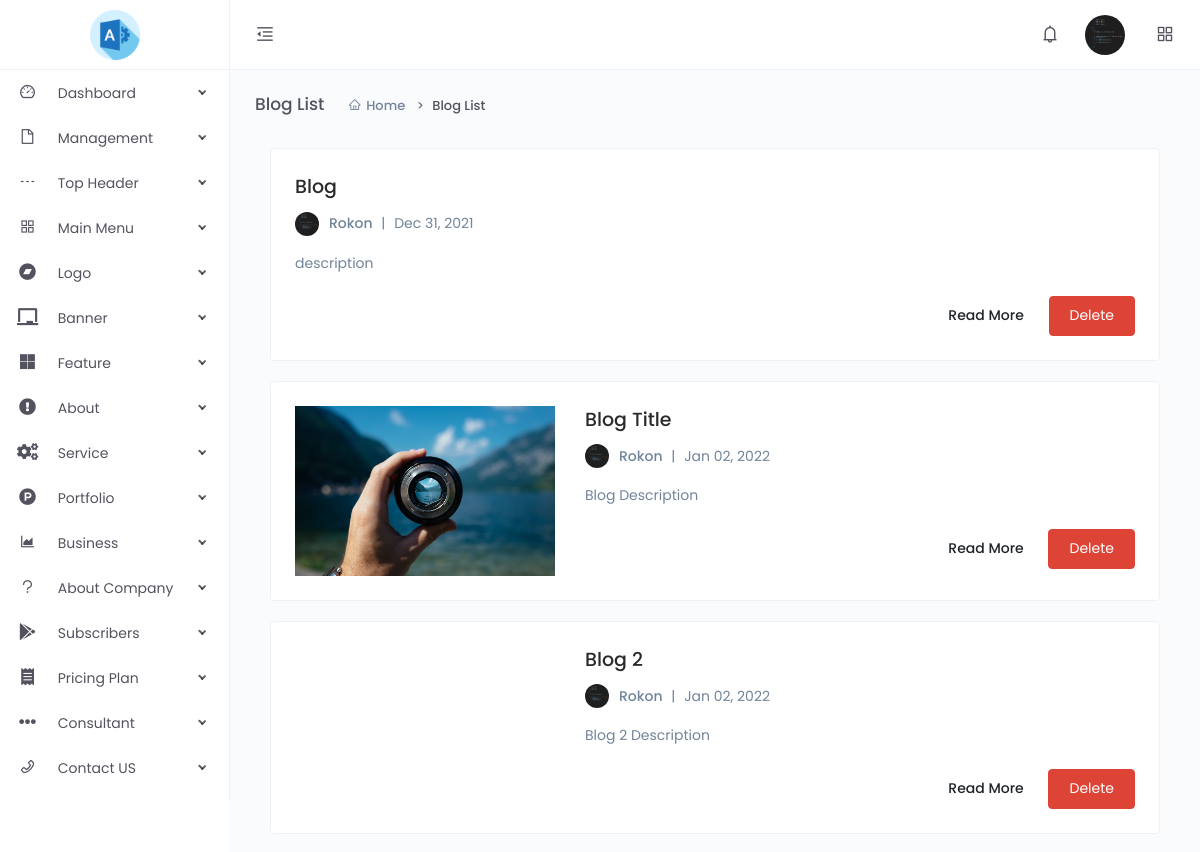
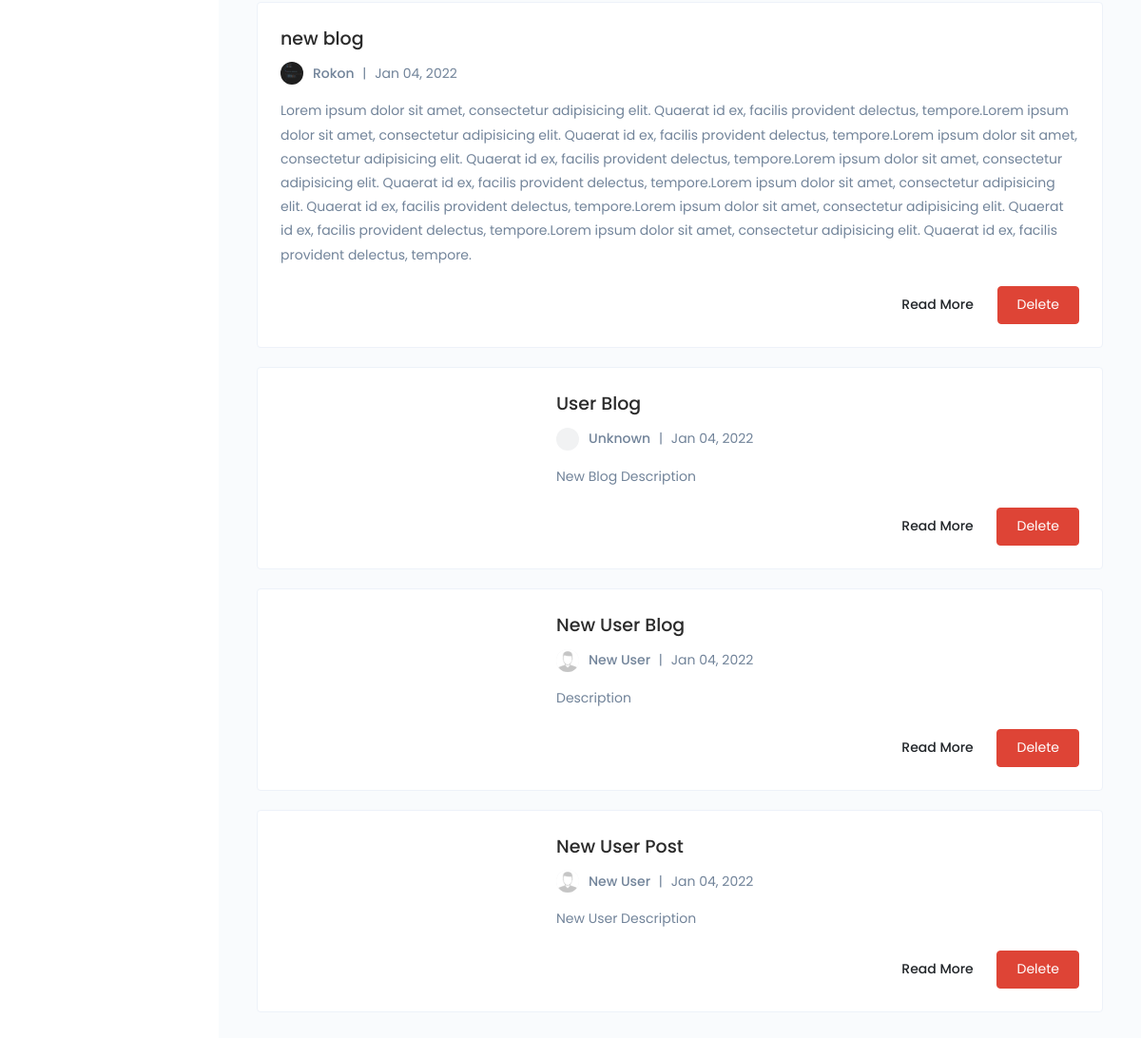
The page /dashboard/blog/all_blogs.php (signed in) on the database its author committed (2 pictures, top to bottom).
### tables this page shows
CREATE TABLE `users` (
  `id` int(11) NOT NULL,
  `full_name` varchar(50) NOT NULL,
  `user_name` varchar(30) NOT NULL,
  `email` varchar(100) NOT NULL,
  `password` varchar(100) NOT NULL,
  `profile_image` varchar(100) NOT NULL DEFAULT 'default.jpg',
  `designation` varchar(100) NOT NULL,
  `phone_number` varchar(20) NOT NULL,
  `location` varchar(255) NOT NULL,
  `bio` text NOT NULL,
  `role` int(2) NOT NULL DEFAULT 7,
  `status` int(1) NOT NULL DEFAULT 1,
  `client_site_status` int(1) NOT NULL,
  `created_at` varchar(100) NOT NULL
);

CREATE TABLE `blogs` (
  `id` int(11) NOT NULL,
  `created_user_id` int(11) NOT NULL,
  `title` varchar(255) NOT NULL,
  `description` text NOT NULL,
  `image` varchar(100) NOT NULL,
  `creater_role` varchar(100) NOT NULL,
  `total_like` int(11) NOT NULL DEFAULT 0,
  `likers_id` longtext NOT NULL,
  `created_at` varchar(100) NOT NULL
);

### dashboard/blog/all_blogs.php (the view, shortened to what this page needs)
<?php
    require '../includes/db.php';
    $all_blog_result = mysqli_query($db_connect,"SELECT * FROM blogs ");
    $blog_image_path = "/dashboard/img/blog_images/";
    require '../includes/header.php';
?>
<div class="main-content">
    <div class="page-header">
        <h2 class="header-title">Blog List</h2>
        <div class="header-sub-title">
            <nav class="breadcrumb breadcrumb-dash">
                <a href="/admin-dashboard" class="breadcrumb-item"><i class="anticon anticon-home m-r-5"></i>Home</a>
                <span class="breadcrumb-item active">Blog List</span>
            </nav>
        </div>
    </div>
    <div class="container">
        <?php
            if(mysqli_num_rows($all_blog_result) !=0){
                foreach($all_blog_result as $blog_row_array){
                    $blog_id = $blog_row_array['id'];
                    $encript_formula = ceil((($blog_id * 123465789 * 98765) / 56789));
                    $encoded_id = base64_encode($encript_formula);
                    $encoded_blog_id = preg_replace('/=/i','',$encoded_id);
                    $blog_created_user_id = $blog_row_array['created_user_id'];
                    $created_user_info_result = mysqli_query($db_connect,"SELECT * FROM users WHERE id=$blog_created_user_id");
                    if(mysqli_num_rows($created_user_info_result) != 0){
                        $created_user_array = mysqli_fetch_assoc($created_user_info_result);
                    }
        ?>
                <div class="card">
                    <div class="card-body">
                        <div class="row">
                            <?php
                                if($blog_row_array['image'] != ""){
                            ?>
                                <div class="col-md-4">
                                    <img class="img-fluid" src="<?=($blog_image_path.$blog_row_array['image'])?>" alt="" style="max-height:170px;object-fit:cover; width:310px">
                                </div>
                            <?php
                                }
                            ?>
                            <div class="col-md-<?=($blog_row_array['image'] != "")?("8"):("12")?>">
                                <h4 class="m-b-10"><?=($blog_row_array['title'])?></h4>
                                <div class="d-flex align-items-center m-t-5 m-b-15">
                                    <div class="avatar avatar-image avatar-sm">
                                        <?php
                                            if(mysqli_num_rows($created_user_info_result) != 0){
                                        ?>
                                            <img src="<?=($user_image_path.$created_user_array['profile_image'])?>" alt="">
                                        <?php
                                            }
                                        ?>
                                    </div>
                                    <div class="m-l-10">
                                        <?php
                                            if(mysqli_num_rows($created_user_info_result) != 0){
                                        ?>
                                            <span class="text-gray font-weight-semibold"><?=($created_user_array['full_name'])?></span>
                                        <?php
                                            }else{
                                        ?>
                                            <span class="text-gray font-weight-semibold">Unknown</span>
                                        <?php
                                            }
                                        ?>
                                        <span class="m-h-5 text-gray">|</span>
                                        <span class="text-gray"><?=($blog_row_array['created_at'])?></span>
                                    </div>
                                </div>
                                <p class="m-b-20"><?=($blog_row_array['description'])?></p>
                                <div class="text-right">
                                    <a class="btn btn-hover font-weight-semibold" href="/single_blog/<?=($encoded_blog_id)?>">
                                        <span>Read More</span>
                                    </a>
                                    <?php
                                        if($login_user_id == 1){
                                    ?>
                                        <a id="/delete-blog/<?=($encoded_blog_id)?>/view-blogs" class="btn btn-danger blog_del_btn text-white" role="button" style="cursor:pointer">Delete</a>
                                    <?php
                                        }
                                    ?>
                                </div>
                            </div>
                        </div>
                    </div>
                </div>
        <?php
                }
            }else{
                echo "You don't have any blog.";
            }
        ?>
    </div>
</div>
<?php
    require '../includes/footer.php';
?>

### dashboard/includes/header.php (shortened to what this page needs)
<?php
    if(isset($_SESSION['login_user_id'])){
        $login_user_id = $_SESSION['login_user_id'];
    }else{
        header("location: /sign-out");
    }
    $login_user_query_result = mysqli_query($db_connect,"SELECT * FROM users WHERE id=$login_user_id");
    if($login_user_query_result){
        $login_user_array = mysqli_fetch_assoc($login_user_query_result);
    }else{
        header("location: /sign-out");
    }
    $user_image_path = "/dashboard/img/users_img/";
?>
<!DOCTYPE html>
<html lang="en">
<head>
    <link href="/dashboard/assets/css/app.min.css" rel="stylesheet">
</head>
<body>
    <div class="app">
        <div class="layout">
            <div class="header">
                <div class="logo logo-dark">
                    <a href="/admin-dashboard">
                        <img src="/dashboard/assets/images/logo/logo.png" alt="Logo" style="max-width:50px;margin-top:10px">
                    </a>
                </div>
                <div class="nav-wrap">
                    <ul class="nav-left">
                        <li class="desktop-toggle">
                            <a href="javascript:void(0);">
                                <i class="anticon"></i>
                            </a>
                        </li>
                    </ul>
                    <ul class="nav-right">
                        <li class="dropdown dropdown-animated scale-left">
                            <a href="javascript:void(0);" data-toggle="dropdown">
                                <i class="anticon anticon-bell notification-badge"></i>
                            </a>
                        </li>
                        <li class="dropdown dropdown-animated scale-left">
                            <div class="pointer" data-toggle="dropdown">
                                <div class="avatar avatar-image  m-h-10 m-r-15">
                                    <img src="<?=($user_image_path . $login_user_array['profile_image'])?>"  alt="Profile Image">
                                </div>
                            </div>
                        </li>
                        <li>
                            <a href="javascript:void(0);" data-toggle="modal" data-target="#quick-view">
                                <i class="anticon anticon-appstore"></i>
                            </a>
                        </li>
                    </ul>
                </div>
            </div>
            <?php
                if($login_user_array['role'] != 5){
            ?>
            <div class="side-nav">
                <div class="side-nav-inner">
                    <ul class="side-nav-menu scrollable">
                        <li class="nav-item dropdown">
                            <a class="dropdown-toggle" href="javascript:void(0);">
                                <span class="icon-holder">
                                    <i class="anticon anticon-dashboard"></i>
                                </span>
                                <span class="title">Dashboard</span>
                            </a>
                        </li>
                        <?php
                            if($login_user_array['role'] >= 1 && $login_user_array['role'] <= 4){?>
                        <li class="nav-item dropdown">
                            <a class="dropdown-toggle" href="javascript:void(0);">
                                <span class="icon-holder">
                                    <i class="anticon anticon-file"></i>
                                </span>
                                <span class="title">Management</span>
                            </a>
                        </li>
                        <li class="nav-item dropdown">
                            <a class="dropdown-toggle" href="javascript:void(0);">
                                <span class="icon-holder">
                                    <i class="anticon anticon-dash"></i>
                                </span>
                                <span class="title">Top Header</span>
                            </a>
                        </li>
                        <li class="nav-item dropdown">
                            <a class="dropdown-toggle" href="javascript:void(0);">
                                <span class="icon-holder">
                                    <i class="anticon anticon-appstore"></i>
                                </span>
                                <span class="title">Main Menu</span>
                            </a>
                        </li>
                        <li class="nav-item dropdown">
                            <a class="dropdown-toggle" href="javascript:void(0);">
                                <span class="icon-holder">
                                    <i class="fab fa-bandcamp"></i>
                                </span>
                                <span class="title">Logo</span>
                            </a>
                        </li>
                        <li class="nav-item dropdown">
                            <a class="dropdown-toggle" href="javascript:void(0);">
                                <span class="icon-holder">
                                    <i class="fas fa-chalkboard"></i>
                                </span>
                                <span class="title">Banner</span>
                            </a>
                        </li>
                        <li class="nav-item dropdown">
                            <a class="dropdown-toggle" href="javascript:void(0);">
                                <span class="icon-holder">
                                    <i class="fab fa-microsoft"></i>
                                </span>
                                <span class="title">Feature</span>
                            </a>
                        </li>
                        <li class="nav-item dropdown">
                            <a class="dropdown-toggle" href="javascript:void(0);">
                                <span class="icon-holder">
                                    <i class="fas fa-exclamation-circle"></i>
                                </span>
                                <span class="title">About</span>
                            </a>
                        </li>
                        <li class="nav-item dropdown">
                            <a class="dropdown-toggle" href="javascript:void(0);">
                                <span class="icon-holder">
                                    <i class="fas fa-cogs"></i>
                                </span>
                                <span class="title">Service</span>
                            </a>
                        </li>
                        <li class="nav-item dropdown">
                            <a class="dropdown-toggle" href="javascript:void(0);">
                                <span class="icon-holder">
                                    <i class="fab fa-product-hunt"></i>
                                </span>
                                <span class="title">Portfolio</span>
                            </a>
                        </li>
                        <li class="nav-item dropdown">
                            <a class="dropdown-toggle" href="javascript:void(0);">
                                <span class="icon-holder">
                                    <i class="anticon anticon-area-chart"></i>
                                </span>
                                <span class="title">Business</span>
                            </a>
                        </li>
                        <li class="nav-item dropdown">
                            <a class="dropdown-toggle" href="javascript:void(0);">
                                <span class="icon-holder">
                                    <i class="anticon anticon-question"></i>
                                </span>
                                <span class="title">About Company</span>
                            </a>
                        </li>
                        <li class="nav-item dropdown">
                            <a class="dropdown-toggle" href="javascript:void(0);">
                                <span class="icon-holder">
                                    <i class="fab fa-google-play"></i>
                                </span>
                                <span class="title">Subscribers</span>
                            </a>
                        </li>
                        <li class="nav-item dropdown">
                            <a class="dropdown-toggle" href="javascript:void(0);">
                                <span class="icon-holder">
                                    <i class="fas fa-receipt"></i>
                                </span>
                                <span class="title">Pricing Plan</span>
                            </a>
                        </li>
                        <li class="nav-item dropdown">
                            <a class="dropdown-toggle" href="javascript:void(0);">
                                <span class="icon-holder">
                                    <i class="fas fa-ellipsis-h"></i>
                                </span>
                                <span class="title">Consultant</span>
                            </a>
                        </li>
                        <li class="nav-item dropdown">
                            <a class="dropdown-toggle" href="javascript:void(0);">
                                <span class="icon-holder">
                                    <i class="anticon anticon-phone"></i>
                                </span>
                                <span class="title">Contact US</span>
                            </a>
                        </li>
                        <li class="nav-item dropdown">
                            <a class="dropdown-toggle" href="javascript:void(0);">
                            </a>
                        </li>
                        <?php } ?>
                    </ul>
                </div>
            </div>
            <?php
                }
            ?>
            <div class="page-container">

### rows shown on the page
users: profile_image (picture)
blogs: title "Blog", users.profile_image (picture), users.full_name "Rokon", created_at "Dec 31, 2021", description "description"
blogs: image (picture), title "Blog Title", users.profile_image (picture), users.full_name "Rokon", created_at "Jan 02, 2022", description "Blog Description"
blogs: title "Blog 2", users.profile_image (picture), users.full_name "Rokon", created_at "Jan 02, 2022", description "Blog 2 Description"
blogs: title "new blog", users.profile_image (picture), users.full_name "Rokon", created_at "Jan 04, 2022", description "Lorem ipsum dolor sit amet, consectetur adipisicing elit. Quaerat id ex, facilis provident delectus, tempore.Lorem ipsum dolor sit amet, consectetur adipisicing elit. Quaerat id ex, facilis provident delectus, tempore.Lorem ipsum dolor sit amet, consectetur adipisicing elit. Quaerat id ex, facilis provident delectus, tempore.Lorem ipsum dolor sit amet, consectetur adipisicing elit. Quaerat id ex, facilis provident delectus, tempore.Lorem ipsum dolor sit amet, consectetur adipisicing elit. Quaerat id ex, facilis provident delectus, tempore.Lorem ipsum dolor sit amet, consectetur adipisicing elit. Quaerat id ex, facilis provident delectus, tempore.Lorem ipsum dolor sit amet, consectetur…"
blogs: title "User Blog", shows "Unknown", created_at "Jan 04, 2022", description "New Blog Description"
blogs: title "New User Blog", users.profile_image (placeholder picture), users.full_name "New User", created_at "Jan 04, 2022", description "Description"
blogs: title "New User Post", users.profile_image (placeholder picture), users.full_name "New User", created_at "Jan 04, 2022", description "New User Description"
